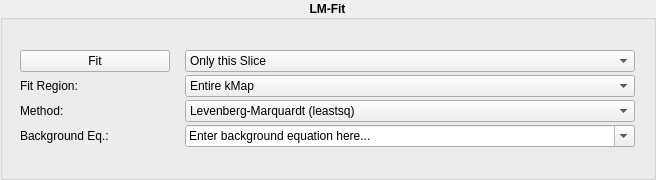
<?xml version="1.0" encoding="UTF-8"?>
<ui version="4.0">
 <class>lmfit</class>
 <widget class="QWidget" name="lmfit">
  <property name="geometry">
   <rect>
    <x>0</x>
    <y>0</y>
    <width>656</width>
    <height>180</height>
   </rect>
  </property>
  <property name="windowTitle">
   <string>Form</string>
  </property>
  <layout class="QHBoxLayout" name="horizontalLayout">
   <property name="leftMargin">
    <number>0</number>
   </property>
   <property name="topMargin">
    <number>0</number>
   </property>
   <property name="rightMargin">
    <number>0</number>
   </property>
   <property name="bottomMargin">
    <number>0</number>
   </property>
   <item>
    <widget class="QGroupBox" name="layout">
     <property name="font">
      <font>
       <weight>75</weight>
       <bold>true</bold>
      </font>
     </property>
     <property name="title">
      <string>LM-Fit</string>
     </property>
     <property name="alignment">
      <set>Qt::AlignCenter</set>
     </property>
     <layout class="QVBoxLayout" name="verticalLayout">
      <property name="spacing">
       <number>3</number>
      </property>
      <property name="leftMargin">
       <number>5</number>
      </property>
      <property name="topMargin">
       <number>5</number>
      </property>
      <property name="rightMargin">
       <number>5</number>
      </property>
      <property name="bottomMargin">
       <number>5</number>
      </property>
      <item>
       <layout class="QGridLayout" name="layout_2">
        <item row="3" column="0">
         <widget class="QLabel" name="background_label">
          <property name="font">
           <font>
            <weight>50</weight>
            <bold>false</bold>
           </font>
          </property>
          <property name="text">
           <string>Background Eq.:</string>
          </property>
         </widget>
        </item>
        <item row="2" column="1">
         <widget class="QComboBox" name="method_combobox">
          <property name="sizePolicy">
           <sizepolicy hsizetype="Ignored" vsizetype="Fixed">
            <horstretch>0</horstretch>
            <verstretch>0</verstretch>
           </sizepolicy>
          </property>
          <property name="font">
           <font>
            <weight>50</weight>
            <bold>false</bold>
           </font>
          </property>
          <item>
           <property name="text">
            <string>Levenberg-Marquardt (leastsq)</string>
           </property>
          </item>
          <item>
           <property name="text">
            <string>Matrix Inversion (matrix_inversion)</string>
           </property>
          </item>
          <item>
           <property name="text">
            <string>Least-Square (least_squares)</string>
           </property>
          </item>
          <item>
           <property name="text">
            <string>Differential Evolution (differential_evolution)</string>
           </property>
          </item>
          <item>
           <property name="text">
            <string>Brute Force (brute)</string>
           </property>
          </item>
          <item>
           <property name="text">
            <string>Basinhopping (basinhopping)</string>
           </property>
          </item>
          <item>
           <property name="text">
            <string>Adaptive Memory Programming for Global Optimization (ampgo)</string>
           </property>
          </item>
          <item>
           <property name="text">
            <string>Nelder-Method (nelder)</string>
           </property>
          </item>
          <item>
           <property name="text">
            <string>L-BFGS-B (lbfgsb)</string>
           </property>
          </item>
          <item>
           <property name="text">
            <string>Powell (powell)</string>
           </property>
          </item>
          <item>
           <property name="text">
            <string>Conjugate-Gradient (cg)</string>
           </property>
          </item>
          <item>
           <property name="text">
            <string>Cobyla (cobyla)</string>
           </property>
          </item>
          <item>
           <property name="text">
            <string>BFGS (bfgs)</string>
           </property>
          </item>
          <item>
           <property name="text">
            <string>Truncated Newton (tnc)</string>
           </property>
          </item>
          <item>
           <property name="text">
            <string>Dual Annealing optimization (dual_annealing)</string>
           </property>
          </item>
         </widget>
        </item>
        <item row="3" column="1">
         <widget class="QComboBox" name="background_combobox">
          <property name="maximumSize">
           <size>
            <width>450</width>
            <height>16777215</height>
           </size>
          </property>
          <property name="font">
           <font>
            <weight>50</weight>
            <bold>false</bold>
           </font>
          </property>
          <property name="toolTip">
           <string>Enter an equation for a region-dependency you want to
impose onto the background. Press return key to accept.

The equation entered will be parsed with eval() and can
contain any number of variables as well as all numpy,
math or builtin methods. Prefix the first with 'np.' and
the second with 'math.'.

The variables will be added to be tree and can be subject
to fitting like any other variable. You can use lower and
upper case letters, underscores and numbers (can't start
with numbers).

Example: 2D Gaussian Curve centered at (x_m, y_m) and
with a standard deviation of (std_x, std_y):

a*np.exp(-((x+x_m)**2/(2*std_x**2)+(y-y_m)**2)/(2*std_y**2))+c
 </string>
          </property>
          <property name="editable">
           <bool>true</bool>
          </property>
          <property name="currentText">
           <string>Enter background equation here...</string>
          </property>
         </widget>
        </item>
        <item row="0" column="1">
         <widget class="QComboBox" name="slice_combobox">
          <property name="font">
           <font>
            <weight>50</weight>
            <bold>false</bold>
           </font>
          </property>
          <item>
           <property name="text">
            <string>Only this Slice</string>
           </property>
          </item>
          <item>
           <property name="text">
            <string>All Slices Individually</string>
           </property>
          </item>
          <item>
           <property name="text">
            <string>All Slices Combined</string>
           </property>
          </item>
         </widget>
        </item>
        <item row="1" column="1">
         <widget class="QComboBox" name="region_comboBox">
          <property name="font">
           <font>
            <weight>50</weight>
            <bold>false</bold>
           </font>
          </property>
          <item>
           <property name="text">
            <string>Entire kMap</string>
           </property>
          </item>
          <item>
           <property name="text">
            <string>Only ROI</string>
           </property>
          </item>
          <item>
           <property name="text">
            <string>Only Annulus</string>
           </property>
          </item>
          <item>
           <property name="text">
            <string>Except ROI</string>
           </property>
          </item>
          <item>
           <property name="text">
            <string>Except Annulus</string>
           </property>
          </item>
         </widget>
        </item>
        <item row="2" column="0">
         <widget class="QLabel" name="method_label">
          <property name="sizePolicy">
           <sizepolicy hsizetype="Maximum" vsizetype="Preferred">
            <horstretch>0</horstretch>
            <verstretch>0</verstretch>
           </sizepolicy>
          </property>
          <property name="minimumSize">
           <size>
            <width>120</width>
            <height>0</height>
           </size>
          </property>
          <property name="font">
           <font>
            <weight>50</weight>
            <bold>false</bold>
           </font>
          </property>
          <property name="text">
           <string>Method:</string>
          </property>
         </widget>
        </item>
        <item row="0" column="0">
         <widget class="QPushButton" name="fit_button">
          <property name="sizePolicy">
           <sizepolicy hsizetype="Maximum" vsizetype="Fixed">
            <horstretch>0</horstretch>
            <verstretch>0</verstretch>
           </sizepolicy>
          </property>
          <property name="minimumSize">
           <size>
            <width>150</width>
            <height>0</height>
           </size>
          </property>
          <property name="font">
           <font>
            <weight>50</weight>
            <bold>false</bold>
           </font>
          </property>
          <property name="text">
           <string>Fit</string>
          </property>
         </widget>
        </item>
        <item row="1" column="0">
         <widget class="QLabel" name="region_label">
          <property name="sizePolicy">
           <sizepolicy hsizetype="Maximum" vsizetype="Preferred">
            <horstretch>0</horstretch>
            <verstretch>0</verstretch>
           </sizepolicy>
          </property>
          <property name="minimumSize">
           <size>
            <width>120</width>
            <height>0</height>
           </size>
          </property>
          <property name="font">
           <font>
            <weight>50</weight>
            <bold>false</bold>
           </font>
          </property>
          <property name="text">
           <string>Fit Region:</string>
          </property>
         </widget>
        </item>
       </layout>
      </item>
     </layout>
    </widget>
   </item>
  </layout>
 </widget>
 <resources/>
 <connections/>
</ui>
